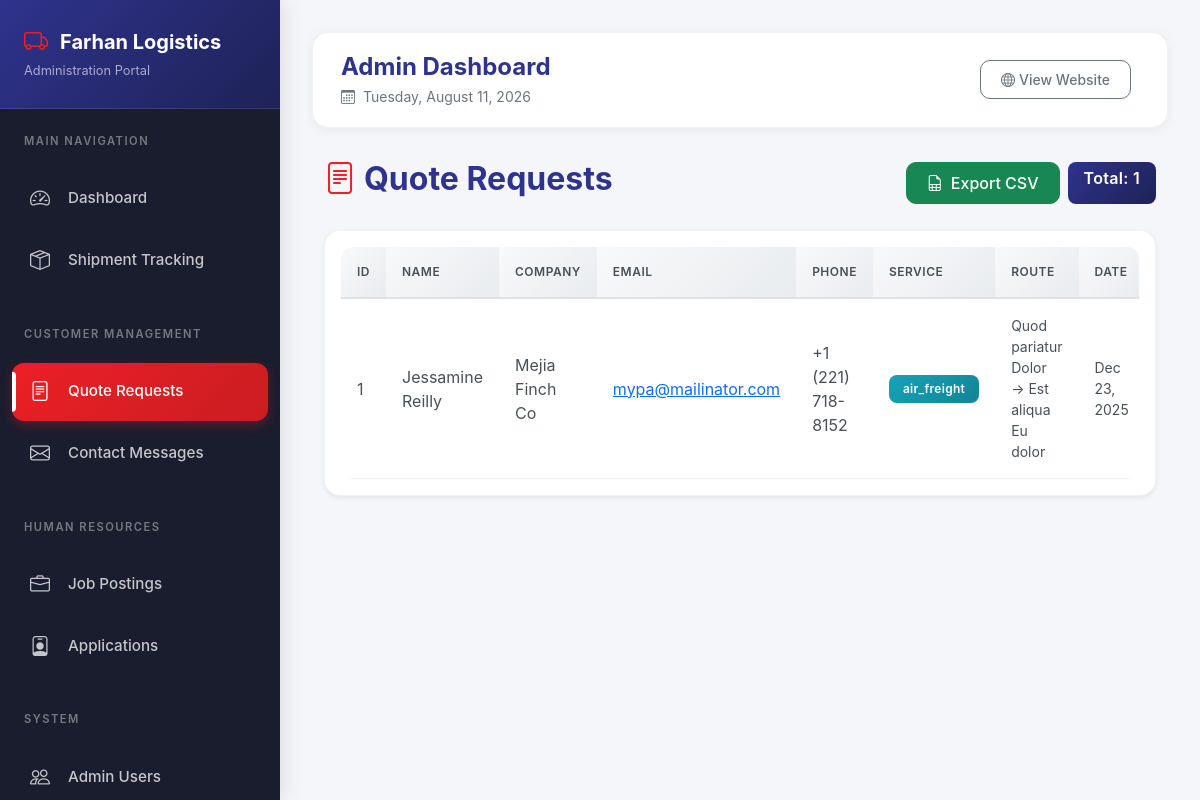
Screenshot of /admin/quotes.php (signed in) with the database file from the repository.
### tables this page shows
CREATE TABLE `quote_requests` (
  `id` int UNSIGNED NOT NULL,
  `name` varchar(100) NOT NULL,
  `email` varchar(100) NOT NULL,
  `phone` varchar(20) NOT NULL,
  `company` varchar(100) DEFAULT NULL,
  `service_type` varchar(100) NOT NULL,
  `cargo_type` varchar(100) DEFAULT NULL,
  `origin` varchar(100) NOT NULL,
  `destination` varchar(100) NOT NULL,
  `weight` varchar(50) DEFAULT NULL,
  `dimensions` varchar(100) DEFAULT NULL,
  `shipment_date` date DEFAULT NULL,
  `additional_details` text,
  `ip_address` varchar(45) DEFAULT NULL,
  `user_agent` varchar(255) DEFAULT NULL,
  `status` enum('pending','quoted','accepted','rejected','completed') DEFAULT 'pending',
  `created_at` timestamp NULL DEFAULT CURRENT_TIMESTAMP,
  `updated_at` timestamp NULL DEFAULT CURRENT_TIMESTAMP ON UPDATE CURRENT_TIMESTAMP
);

### public_html/admin/quotes.php (the view, shortened to what this page needs)
<?php
require_once dirname(__DIR__) . '/config/db.php';
$single_quote = null;
$page = isset($_GET['page']) ? (int)$_GET['page'] : 1;
$per_page = 15;
$offset = ($page - 1) * $per_page;
$stmt = $pdo->query("SELECT COUNT(*) FROM quote_requests");
$total_quotes = $stmt->fetchColumn();
$stmt = $pdo->prepare("SELECT * FROM quote_requests ORDER BY created_at DESC LIMIT ? OFFSET ?");
$stmt->execute([$per_page, $offset]);
$quotes = $stmt->fetchAll();
include __DIR__ . '/includes/header.php';
?>
<div class="container-fluid">
    <div class="d-flex justify-content-between align-items-center mb-4">
        <h2 style="color: var(--primary-navy); font-weight: 700;">
            <i class="bi bi-file-text me-2" style="color: var(--primary-red);"></i>Quote Requests
        </h2>
        <div class="d-flex gap-2">
            <?php if (!$single_quote): ?>
            <button class="btn btn-success" onclick="exportToCSV()">
                <i class="bi bi-file-earmark-spreadsheet me-2"></i>Export CSV
            </button>
            <?php endif; ?>
            <span class="badge bg-primary" style="font-size: 1rem; padding: 0.5rem 1rem;">
                Total: <?php echo $total_quotes; ?>
            </span>
        </div>
    </div>
    <?php if ($single_quote): ?>
        <div class="card shadow-sm mb-4">
            <div class="card-header bg-white d-flex justify-content-between align-items-center">
                <h5 class="mb-0">Quote Request #<?php echo $single_quote['id']; ?></h5>
                <a href="/admin/quotes" class="btn btn-sm btn-outline-secondary">
                    <i class="bi bi-arrow-left me-1"></i>Back to List
                </a>
            </div>
            <div class="card-body">
                <div class="row">
                    <div class="col-md-6 mb-3">
                        <strong>Name:</strong><br>
                        <?php echo htmlspecialchars($single_quote['name']); ?>
                    </div>
                    <div class="col-md-6 mb-3">
                        <strong>Email:</strong><br>
                        <a href="mailto:<?php echo htmlspecialchars($single_quote['email']); ?>">
                            <?php echo htmlspecialchars($single_quote['email']); ?>
                        </a>
                    </div>
                    <div class="col-md-6 mb-3">
                        <strong>Phone:</strong><br>
                        <a href="tel:<?php echo htmlspecialchars($single_quote['phone']); ?>">
                            <?php echo htmlspecialchars($single_quote['phone']); ?>
                        </a>
                    </div>
                    <div class="col-md-6 mb-3">
                        <strong>Company:</strong><br>
                        <?php echo htmlspecialchars($single_quote['company']); ?>
                    </div>
                    <div class="col-md-6 mb-3">
                        <strong>Service Type:</strong><br>
                        <span class="badge bg-info"><?php echo htmlspecialchars($single_quote['service_type']); ?></span>
                    </div>
                    <div class="col-md-6 mb-3">
                        <strong>Cargo Type:</strong><br>
                        <?php echo htmlspecialchars($single_quote['cargo_type'] ?? 'N/A'); ?>
                    </div>
                    <div class="col-md-6 mb-3">
                        <strong>Origin:</strong><br>
                        <?php echo htmlspecialchars($single_quote['origin']); ?>
                    </div>
                    <div class="col-md-6 mb-3">
                        <strong>Destination:</strong><br>
                        <?php echo htmlspecialchars($single_quote['destination']); ?>
                    </div>
                    <div class="col-md-6 mb-3">
                        <strong>Shipment Date:</strong><br>
                        <?php echo htmlspecialchars($single_quote['shipment_date'] ?? 'N/A'); ?>
                    </div>
                    <div class="col-md-6 mb-3">
                        <strong>Weight (kg):</strong><br>
                        <?php echo htmlspecialchars($single_quote['weight'] ?? 'N/A'); ?>
                    </div>
                    <div class="col-md-6 mb-3">
                        <strong>Dimensions:</strong><br>
                        <?php echo htmlspecialchars($single_quote['dimensions'] ?? 'N/A'); ?>
                    </div>
                    <div class="col-md-6 mb-3">
                        <strong>Submitted:</strong><br>
                        <?php echo date('F j, Y g:i A', strtotime($single_quote['created_at'])); ?>
                    </div>
                    <div class="col-12 mb-3">
                        <strong>Additional Details:</strong><br>
                        <div class="p-3 bg-light rounded">
                            <?php echo nl2br(htmlspecialchars($single_quote['additional_details'] ?? 'None')); ?>
                        </div>
                    </div>
                </div>
                <form method="POST" onsubmit="return confirm('Are you sure you want to delete this quote request?');">
                    <input type="hidden" name="id" value="<?php echo $single_quote['id']; ?>">
                    <button type="submit" name="delete" class="btn btn-danger">
                        <i class="bi bi-trash me-1"></i>Delete Request
                    </button>
                </form>
            </div>
        </div>
    <?php else: ?>
        <div class="card shadow-sm">
            <div class="card-body">
                <div class="table-responsive">
                    <table class="table table-hover" id="quotesTable">
                        <thead>
                            <tr>
                                <th>ID</th>
                                <th>Name</th>
                                <th>Company</th>
                                <th>Email</th>
                                <th>Phone</th>
                                <th>Service</th>
                                <th>Route</th>
                                <th>Date</th>
                            </tr>
                        </thead>
                        <tbody>
                            <?php if (empty($quotes)): ?>
                                <tr>
                                    <td colspan="9" class="text-center text-muted py-4">No quote requests found</td>
                                </tr>
                            <?php else: ?>
                                <?php foreach ($quotes as $quote): ?>
                                    <tr>
                                        <td><?php echo $quote['id']; ?></td>
                                        <td><?php echo htmlspecialchars($quote['name']); ?></td>
                                        <td><?php echo htmlspecialchars($quote['company']); ?></td>
                                        <td><a href="mailto:<?php echo htmlspecialchars($quote['email']); ?>"><?php echo htmlspecialchars($quote['email']); ?></a></td>
                                        <td><?php echo htmlspecialchars($quote['phone']); ?></td>
                                        <td><span class="badge bg-info"><?php echo htmlspecialchars($quote['service_type']); ?></span></td>
                                        <td class="small"><?php echo htmlspecialchars($quote['origin']); ?> → <?php echo htmlspecialchars($quote['destination']); ?></td>
                                        <td class="small"><?php echo date('M d, Y', strtotime($quote['created_at'])); ?></td>
                                    </tr>
                                <?php endforeach; ?>
                            <?php endif; ?>
                        </tbody>
                    </table>
                </div>
            </div>
        </div>
    <?php endif; ?>
</div>
<?php include __DIR__ . '/includes/footer.php'; ?>

### public_html/admin/includes/header.php (style rules this page uses)
:root { --primary-navy: #2f338d; --primary-red: #ec2025; --sidebar-width: 280px; --sidebar-bg: #1a1d2e; --sidebar-hover: #252939; }
* { margin: 0; padding: 0; box-sizing: border-box; }
body { font-family: 'Inter', -apple-system, BlinkMacSystemFont, 'Segoe UI', Roboto, sans-serif; background: #f5f6fa; overflow-x: hidden; }
.card { border: none; border-radius: 16px; box-shadow: 0 2px 12px rgba(0, 0, 0, 0.06); border: 1px solid rgba(0, 0, 0, 0.05); transition: all 0.3s ease; }
.btn { border-radius: 10px; padding: 0.5rem 1.25rem; font-weight: 500; transition: all 0.3s ease; }
.table { margin: 0; }
.table-responsive { border-radius: 12px; overflow-x: auto; overflow-y: visible; }
.table thead th { background: linear-gradient(135deg, #f8f9fa, #e9ecef); border-bottom: 2px solid #dee2e6; font-weight: 600; text-transform: uppercase; font-size: 0.75rem; letter-spacing: 0.5px; color: #495057; padding: 1rem; white-space: nowrap; position: sticky; top: 0; z-index: 10; }
.table tbody tr { transition: background-color 0.2s ease, box-shadow 0.2s ease; border-bottom: 1px solid #f1f3f5; }
.table tbody td { padding: 1rem; vertical-align: middle; color: #495057; }
.badge { padding: 0.5rem 0.875rem; border-radius: 8px; font-weight: 600; font-size: 0.75rem; letter-spacing: 0.3px; }
.badge.bg-info { background: linear-gradient(135deg, #17a2b8, #138496) !important; }
.badge.bg-primary { background: linear-gradient(135deg, var(--primary-navy), #1e2256) !important; }

### rows the page displays
quote_requests: id "1", name "Jessamine Reilly", company "Mejia Finch Co", email "mypa@mailinator.com", phone "+1 (221) 718-8152", service_type "air_freight", origin "Quod pariatur Dolor", destination "Est aliqua Eu dolor", created_at "Dec 23, 2025"

### other values shown
$pageTitle "Admin Dashboard"
$total_quotes "1"
